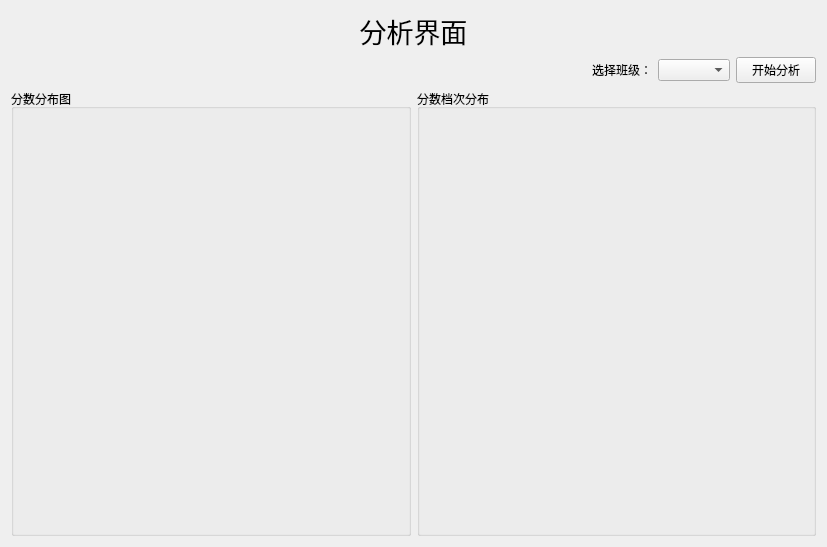
<?xml version="1.0" encoding="UTF-8"?>
<ui version="4.0">
 <class>AnalysisWidget</class>
 <widget class="QWidget" name="AnalysisWidget">
  <property name="geometry">
   <rect>
    <x>0</x>
    <y>0</y>
    <width>827</width>
    <height>547</height>
   </rect>
  </property>
  <property name="windowTitle">
   <string>Form</string>
  </property>
  <layout class="QVBoxLayout" name="verticalLayout" stretch="0,0,1">
   <item>
    <widget class="QLabel" name="label_2">
     <property name="font">
      <font>
       <family>楷体</family>
       <pointsize>20</pointsize>
      </font>
     </property>
     <property name="text">
      <string>分析界面</string>
     </property>
     <property name="alignment">
      <set>Qt::AlignCenter</set>
     </property>
    </widget>
   </item>
   <item>
    <layout class="QHBoxLayout" name="horizontalLayout">
     <item>
      <spacer name="horizontalSpacer">
       <property name="orientation">
        <enum>Qt::Horizontal</enum>
       </property>
       <property name="sizeHint" stdset="0">
        <size>
         <width>40</width>
         <height>20</height>
        </size>
       </property>
      </spacer>
     </item>
     <item>
      <widget class="QLabel" name="label">
       <property name="text">
        <string>选择班级：</string>
       </property>
      </widget>
     </item>
     <item>
      <widget class="QComboBox" name="comboBox"/>
     </item>
     <item>
      <widget class="QPushButton" name="pushButton">
       <property name="text">
        <string>开始分析</string>
       </property>
      </widget>
     </item>
    </layout>
   </item>
   <item>
    <layout class="QHBoxLayout" name="horizontalLayout_2">
     <item>
      <widget class="QGroupBox" name="groupBox">
       <property name="title">
        <string>分数分布图</string>
       </property>
      </widget>
     </item>
     <item>
      <widget class="QGroupBox" name="groupBox_2">
       <property name="title">
        <string>分数档次分布</string>
       </property>
      </widget>
     </item>
    </layout>
   </item>
  </layout>
 </widget>
 <resources/>
 <connections/>
</ui>
